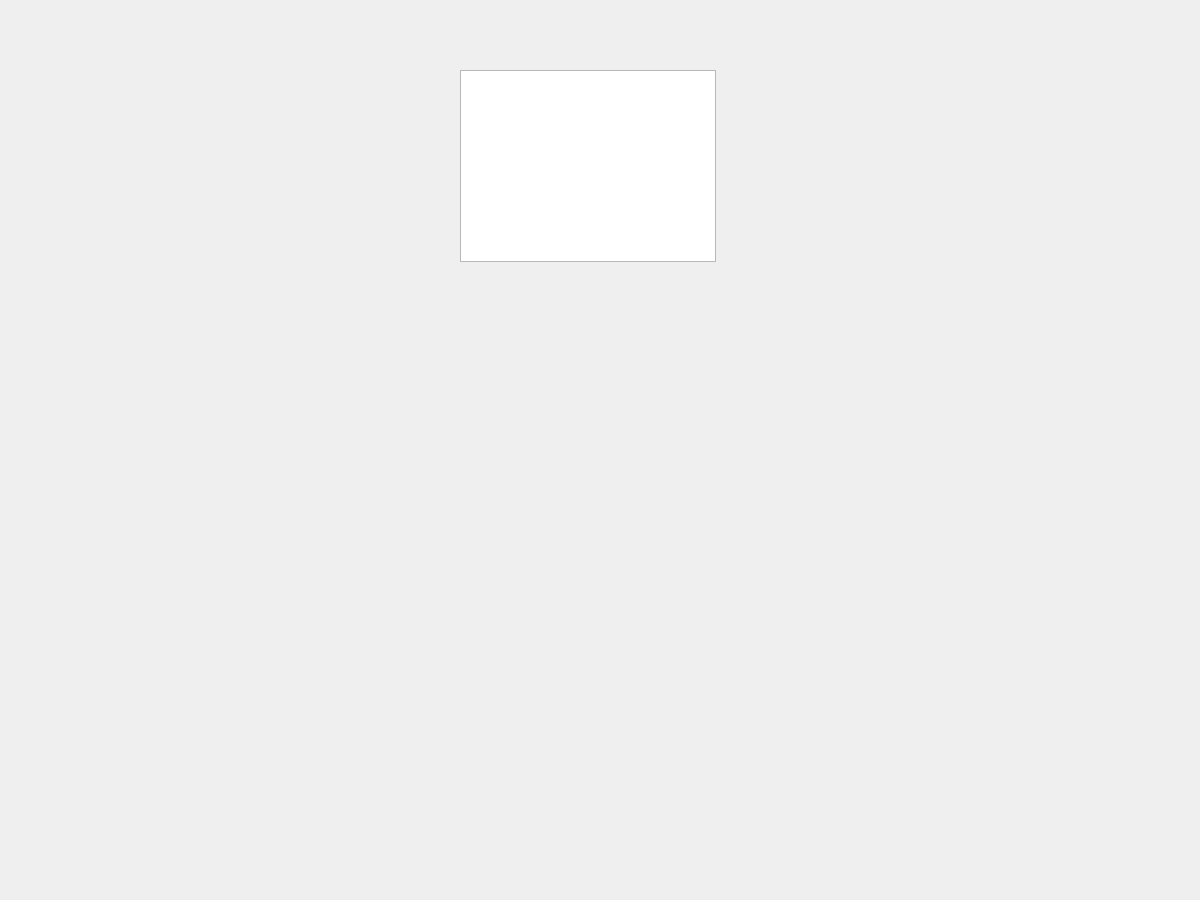
<?xml version="1.0" encoding="UTF-8"?>
<ui version="4.0">
 <class>MainWindow</class>
 <widget class="QMainWindow" name="MainWindow">
  <property name="geometry">
   <rect>
    <x>0</x>
    <y>0</y>
    <width>1200</width>
    <height>900</height>
   </rect>
  </property>
  <property name="windowTitle">
   <string>CogniFlow</string>
  </property>
  <widget class="QWidget" name="centralwidget">
   <widget class="QLabel" name="backgroundLabel">
    <property name="geometry">
     <rect>
      <x>0</x>
      <y>0</y>
      <width>1200</width>
      <height>900</height>
     </rect>
    </property>
    <property name="pixmap">
     <pixmap>CogniFlow.png</pixmap>
    </property>
    <property name="scaledContents">
     <bool>true</bool>
    </property>
   </widget>
   <widget class="QWidget" name="verticalLayoutWidget">
    <property name="geometry">
     <rect>
      <x>100</x>
      <y>310</y>
      <width>941</width>
      <height>231</height>
     </rect>
    </property>
    <layout class="QVBoxLayout" name="verticalLayout"/>
   </widget>
   <widget class="QColumnView" name="columnView">
    <property name="geometry">
     <rect>
      <x>460</x>
      <y>70</y>
      <width>256</width>
      <height>192</height>
     </rect>
    </property>
   </widget>
  </widget>
 </widget>
 <resources/>
 <connections/>
</ui>
